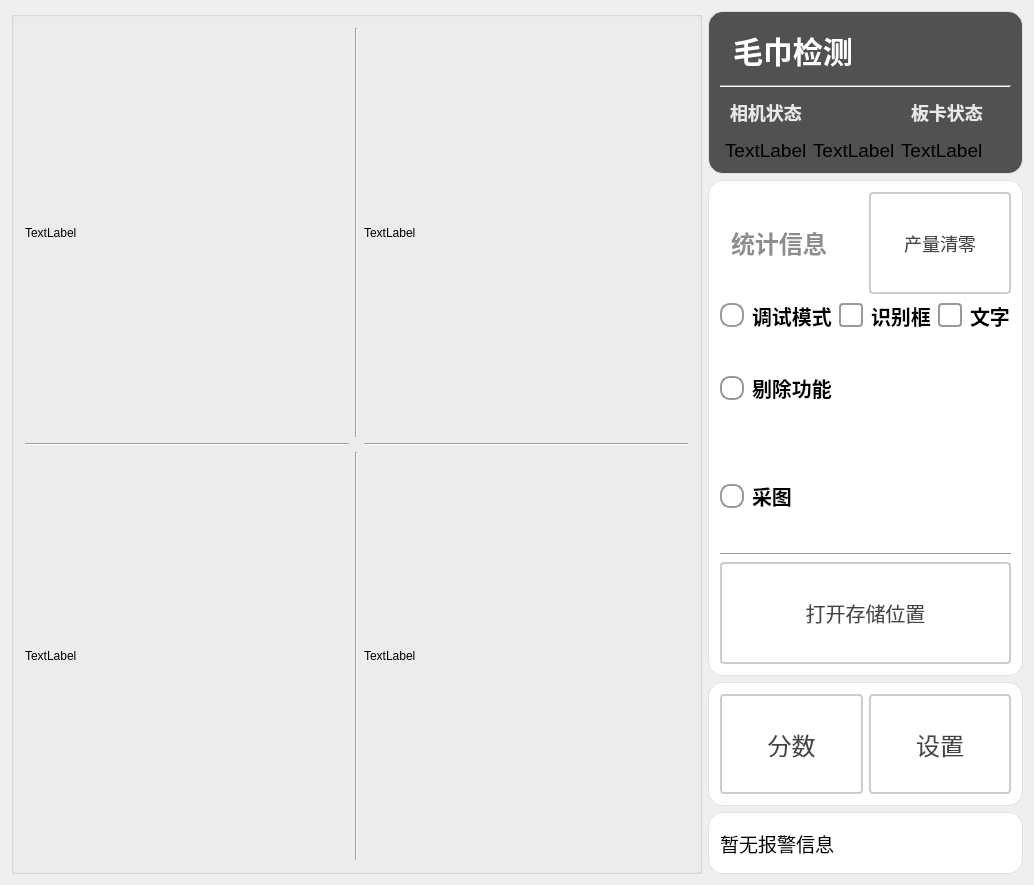
<?xml version="1.0" encoding="UTF-8"?>
<ui version="4.0">
 <class>PunchPressClass</class>
 <widget class="QMainWindow" name="PunchPressClass">
  <property name="geometry">
   <rect>
    <x>0</x>
    <y>0</y>
    <width>1034</width>
    <height>885</height>
   </rect>
  </property>
  <property name="windowTitle">
   <string>PunchPress</string>
  </property>
  <widget class="QWidget" name="centralWidget">
   <layout class="QGridLayout" name="gridLayout_2">
    <item row="0" column="0">
     <layout class="QHBoxLayout" name="horizontalLayout_5" stretch="3,1">
      <item>
       <widget class="QGroupBox" name="gBoix_ImageDisplay">
        <property name="title">
         <string/>
        </property>
        <layout class="QGridLayout" name="gridLayout">
         <item row="2" column="1">
          <widget class="Line" name="line_downDisplay">
           <property name="orientation">
            <enum>Qt::Orientation::Vertical</enum>
           </property>
          </widget>
         </item>
         <item row="0" column="0">
          <widget class="QLabel" name="label_imgDisplay_1">
           <property name="sizePolicy">
            <sizepolicy hsizetype="Expanding" vsizetype="Expanding">
             <horstretch>0</horstretch>
             <verstretch>0</verstretch>
            </sizepolicy>
           </property>
           <property name="maximumSize">
            <size>
             <width>468</width>
             <height>476</height>
            </size>
           </property>
           <property name="text">
            <string>TextLabel</string>
           </property>
          </widget>
         </item>
         <item row="2" column="2">
          <widget class="QLabel" name="label_imgDisplay_4">
           <property name="sizePolicy">
            <sizepolicy hsizetype="Expanding" vsizetype="Expanding">
             <horstretch>0</horstretch>
             <verstretch>0</verstretch>
            </sizepolicy>
           </property>
           <property name="maximumSize">
            <size>
             <width>468</width>
             <height>476</height>
            </size>
           </property>
           <property name="text">
            <string>TextLabel</string>
           </property>
          </widget>
         </item>
         <item row="0" column="1">
          <widget class="Line" name="line_upDisplay">
           <property name="orientation">
            <enum>Qt::Orientation::Vertical</enum>
           </property>
          </widget>
         </item>
         <item row="1" column="2">
          <widget class="Line" name="line_rightDisplay">
           <property name="orientation">
            <enum>Qt::Orientation::Horizontal</enum>
           </property>
          </widget>
         </item>
         <item row="1" column="0">
          <widget class="Line" name="line_leftDisplay">
           <property name="orientation">
            <enum>Qt::Orientation::Horizontal</enum>
           </property>
          </widget>
         </item>
         <item row="2" column="0">
          <widget class="QLabel" name="label_imgDisplay_3">
           <property name="sizePolicy">
            <sizepolicy hsizetype="Expanding" vsizetype="Expanding">
             <horstretch>0</horstretch>
             <verstretch>0</verstretch>
            </sizepolicy>
           </property>
           <property name="maximumSize">
            <size>
             <width>468</width>
             <height>476</height>
            </size>
           </property>
           <property name="text">
            <string>TextLabel</string>
           </property>
          </widget>
         </item>
         <item row="0" column="2">
          <widget class="QLabel" name="label_imgDisplay_2">
           <property name="sizePolicy">
            <sizepolicy hsizetype="Expanding" vsizetype="Expanding">
             <horstretch>0</horstretch>
             <verstretch>0</verstretch>
            </sizepolicy>
           </property>
           <property name="maximumSize">
            <size>
             <width>468</width>
             <height>476</height>
            </size>
           </property>
           <property name="text">
            <string>TextLabel</string>
           </property>
          </widget>
         </item>
        </layout>
       </widget>
      </item>
      <item>
       <layout class="QVBoxLayout" name="vLayout_SideBar" stretch="4,16,4,2">
        <item>
         <widget class="QGroupBox" name="groupBox_head">
          <property name="styleSheet">
           <string notr="true">QGroupBox {
    font-size: 20px;
    font-weight: bold;
    background-color: rgb(81, 81, 81);
    border: 1px solid #e0e0e0;
    border-radius: 2px;
	border-radius: 15px
}

QGroupBox::title {
    subcontrol-origin: margin;
    left: 10px;
    padding: 0 5px;
    color: #2c3e50;
}</string>
          </property>
          <property name="title">
           <string/>
          </property>
          <layout class="QVBoxLayout" name="verticalLayout_3" stretch="2,0,3">
           <item>
            <layout class="QHBoxLayout" name="hLayout_title" stretch="3,2">
             <item>
              <widget class="QLabel" name="label_title">
               <property name="sizePolicy">
                <sizepolicy hsizetype="Expanding" vsizetype="Expanding">
                 <horstretch>0</horstretch>
                 <verstretch>0</verstretch>
                </sizepolicy>
               </property>
               <property name="styleSheet">
                <string notr="true">QLabel {
       font-size: 30px;        
       font-weight: bold;        
       color: rgb(255, 255, 255);         
       padding: 5px 5px;     
       border-bottom: 2px solid #cccccc; 
    }</string>
               </property>
               <property name="text">
                <string>毛巾检测</string>
               </property>
              </widget>
             </item>
             <item>
              <widget class="QPushButton" name="pbtn_exit">
               <property name="sizePolicy">
                <sizepolicy hsizetype="Expanding" vsizetype="Expanding">
                 <horstretch>0</horstretch>
                 <verstretch>0</verstretch>
                </sizepolicy>
               </property>
               <property name="styleSheet">
                <string notr="true">QPushButton {
    color: white;
    border: none;
    border-radius: 5px;
    padding: 8px 16px 8px 36px; 
    font-size: 14px;
    qproperty-icon: url(:/icons/close.png);  
    qproperty-iconSize: 40px 40px;
}

QPushButton:hover {
    background-color: #ff6666;
}

QPushButton:pressed {
    background-color: #cc0000;
}</string>
               </property>
               <property name="text">
                <string/>
               </property>
               <property name="shortcut">
                <string notr="true"/>
               </property>
              </widget>
             </item>
            </layout>
           </item>
           <item>
            <widget class="Line" name="line_2">
             <property name="styleSheet">
              <string notr="true">QLine {
       color: rgb(194, 194, 194);       
    }</string>
             </property>
             <property name="orientation">
              <enum>Qt::Orientation::Horizontal</enum>
             </property>
            </widget>
           </item>
           <item>
            <layout class="QHBoxLayout" name="horizontalLayout_2">
             <item>
              <layout class="QVBoxLayout" name="vLayout_cameraStates" stretch="3,2">
               <item>
                <widget class="QLabel" name="label_cameraStateTitle">
                 <property name="styleSheet">
                  <string notr="true">QLabel {
       font-size: 18px;        
       font-weight: bold;        
       color: rgb(232, 232, 232);         
       padding: 5px 5px;     
       border-bottom: 2px solid #cccccc; 
    }</string>
                 </property>
                 <property name="text">
                  <string>相机状态</string>
                 </property>
                </widget>
               </item>
               <item>
                <layout class="QGridLayout" name="gLayout_cameraStates">
                 <property name="leftMargin">
                  <number>5</number>
                 </property>
                 <item row="0" column="1">
                  <widget class="QLabel" name="label_camera2State">
                   <property name="font">
                    <font>
                     <pointsize>14</pointsize>
                    </font>
                   </property>
                   <property name="text">
                    <string>TextLabel</string>
                   </property>
                  </widget>
                 </item>
                 <item row="0" column="0">
                  <widget class="QLabel" name="label_camera1State">
                   <property name="font">
                    <font>
                     <pointsize>14</pointsize>
                    </font>
                   </property>
                   <property name="text">
                    <string>TextLabel</string>
                   </property>
                  </widget>
                 </item>
                </layout>
               </item>
              </layout>
             </item>
             <item>
              <layout class="QVBoxLayout" name="vLayout_cardState" stretch="3,2">
               <item>
                <widget class="QLabel" name="label_cardStateTitle">
                 <property name="styleSheet">
                  <string notr="true">QLabel {
       font-size: 18px;        
       font-weight: bold;        
       color: rgb(232, 232, 232);         
       padding: 5px 5px;     
       border-bottom: 2px solid #cccccc; 
    }</string>
                 </property>
                 <property name="text">
                  <string>板卡状态</string>
                 </property>
                </widget>
               </item>
               <item>
                <widget class="QLabel" name="label_cardState">
                 <property name="font">
                  <font>
                   <pointsize>14</pointsize>
                  </font>
                 </property>
                 <property name="text">
                  <string>TextLabel</string>
                 </property>
                </widget>
               </item>
              </layout>
             </item>
            </layout>
           </item>
          </layout>
         </widget>
        </item>
        <item>
         <widget class="QGroupBox" name="gBox_infor">
          <property name="styleSheet">
           <string notr="true">QGroupBox {
    font-size: 20px;
    font-weight: bold;
    background-color: rgb(255, 255, 255);
    border: 1px solid #e0e0e0;
    border-radius: 2px;
	border-radius: 15px
}

QGroupBox::title {
    subcontrol-origin: margin;
    left: 10px;
    padding: 0 5px;
    color: #2c3e50;
}</string>
          </property>
          <property name="title">
           <string/>
          </property>
          <layout class="QVBoxLayout" name="verticalLayout" stretch="1,1,1,1,1,1">
           <item>
            <layout class="QHBoxLayout" name="hLayout_info" stretch="1,1">
             <item>
              <widget class="QLabel" name="label_info">
               <property name="styleSheet">
                <string notr="true">QLabel {
       font-size: 24px;        
       font-weight: bold;        
       color:  rgb(141, 141, 141);       
       padding: 5px 5px;     
       border-bottom: 2px solid #cccccc; 
    }</string>
               </property>
               <property name="text">
                <string>统计信息</string>
               </property>
               <property name="alignment">
                <set>Qt::AlignmentFlag::AlignLeading|Qt::AlignmentFlag::AlignLeft|Qt::AlignmentFlag::AlignVCenter</set>
               </property>
              </widget>
             </item>
             <item>
              <widget class="QPushButton" name="pbtn_resetProduct">
               <property name="sizePolicy">
                <sizepolicy hsizetype="Expanding" vsizetype="Expanding">
                 <horstretch>0</horstretch>
                 <verstretch>0</verstretch>
                </sizepolicy>
               </property>
               <property name="styleSheet">
                <string notr="true">QPushButton {
    padding: 6px 14px;
    border: 2px solid #CCC;
    border-radius: 4px;
    background-color: white;
    color: #444;
    font-size: 18px; 
}

QPushButton:hover {
    border-color: #999;
    background-color: #F5F5F5;
}

QPushButton:pressed {
    border-color: #777;
    background-color: #EEE;
}</string>
               </property>
               <property name="text">
                <string>产量清零</string>
               </property>
              </widget>
             </item>
            </layout>
           </item>
           <item>
            <layout class="QHBoxLayout" name="horizontalLayout_4" stretch="1,1,1">
             <item>
              <widget class="QRadioButton" name="rbtn_debug">
               <property name="styleSheet">
                <string notr="true">QRadioButton {
    spacing: 8px;
    font-size: 20px;
    color: #333;
    font-weight: bold;        
    color:  rgb(0, 0, 0);       

}

/* 未选中状态 */
QRadioButton::indicator {
    width: 20px;
    height: 20px;
    border-radius: 10px;
    border: 2px solid #999;
    background: #ffffff;
}

/* 悬停效果 */
QRadioButton::indicator:hover {
    border: 2px solid #666;
}

/* 选中状态 */
QRadioButton::indicator:checked {
    border: 2px solid #2196F3;
}

/* 选中时的内圆 */
QRadioButton::indicator:checked {
    background-color: qradialgradient(
        cx:0.5, cy:0.5,
        radius:0.4,
        fx:0.5, fy:0.5,
        stop:0 #2196F3,
        stop:1 transparent
    );
}

/* 禁用状态 */
QRadioButton::indicator:disabled {
    border: 2px solid #ccc;
    background: #eee;
}

/* 点击动画效果 */
QRadioButton::indicator:pressed {
    border: 2px solid #1565C0;
    background-color: qradialgradient(
        cx:0.5, cy:0.5,
        radius:0.5,
        fx:0.5, fy:0.5,
        stop:0 #BBDEFB,
        stop:1 transparent
    );
}</string>
               </property>
               <property name="text">
                <string>调试模式</string>
               </property>
              </widget>
             </item>
             <item>
              <widget class="QCheckBox" name="ckb_shibiekuang">
               <property name="styleSheet">
                <string notr="true">QCheckBox {
    spacing: 8px;
    font-size: 20px;
    color: #333;
    font-weight: bold;        
    color:  rgb(0, 0, 0);       
}

/* 未选中状态 */
QCheckBox::indicator {
    width: 20px;
    height: 20px;
    border-radius: 4px; /* 方形，圆角可适当调整 */
    border: 2px solid #999;
    background: #ffffff;
}

/* 悬停效果 */
QCheckBox::indicator:hover {
    border: 2px solid #666;
}

/* 选中状态 */
QCheckBox::indicator:checked {
    border: 2px solid #2196F3;
    background-color: qradialgradient(
        cx:0.5, cy:0.5,
        radius:0.4,
        fx:0.5, fy:0.5,
        stop:0 #2196F3,
        stop:1 transparent
    );
}

/* 禁用状态 */
QCheckBox::indicator:disabled {
    border: 2px solid #ccc;
    background: #eee;
}

/* 选中时的文字颜色 */
QCheckBox:checked {
    color: #2196F3;
    font-weight: 500;
}

/* 点击动画效果 */
QCheckBox::indicator:pressed {
    border: 2px solid #1565C0;
    background-color: qradialgradient(
        cx:0.5, cy:0.5,
        radius:0.5,
        fx:0.5, fy:0.5,
        stop:0 #BBDEFB,
        stop:1 transparent
    );
}</string>
               </property>
               <property name="text">
                <string>识别框</string>
               </property>
              </widget>
             </item>
             <item>
              <widget class="QCheckBox" name="ckb_wenzi">
               <property name="styleSheet">
                <string notr="true">QCheckBox {
    spacing: 8px;
    font-size: 20px;
    color: #333;
    font-weight: bold;        
    color:  rgb(0, 0, 0);       
}

/* 未选中状态 */
QCheckBox::indicator {
    width: 20px;
    height: 20px;
    border-radius: 4px; /* 方形，圆角可适当调整 */
    border: 2px solid #999;
    background: #ffffff;
}

/* 悬停效果 */
QCheckBox::indicator:hover {
    border: 2px solid #666;
}

/* 选中状态 */
QCheckBox::indicator:checked {
    border: 2px solid #2196F3;
    background-color: qradialgradient(
        cx:0.5, cy:0.5,
        radius:0.4,
        fx:0.5, fy:0.5,
        stop:0 #2196F3,
        stop:1 transparent
    );
}

/* 禁用状态 */
QCheckBox::indicator:disabled {
    border: 2px solid #ccc;
    background: #eee;
}

/* 选中时的文字颜色 */
QCheckBox:checked {
    color: #2196F3;
    font-weight: 500;
}

/* 点击动画效果 */
QCheckBox::indicator:pressed {
    border: 2px solid #1565C0;
    background-color: qradialgradient(
        cx:0.5, cy:0.5,
        radius:0.5,
        fx:0.5, fy:0.5,
        stop:0 #BBDEFB,
        stop:1 transparent
    );
}</string>
               </property>
               <property name="text">
                <string>文字</string>
               </property>
              </widget>
             </item>
            </layout>
           </item>
           <item>
            <layout class="QHBoxLayout" name="hLayout_remove">
             <item>
              <widget class="QRadioButton" name="rbtn_removeFunc">
               <property name="sizePolicy">
                <sizepolicy hsizetype="Minimum" vsizetype="Minimum">
                 <horstretch>0</horstretch>
                 <verstretch>0</verstretch>
                </sizepolicy>
               </property>
               <property name="styleSheet">
                <string notr="true">QRadioButton {
    spacing: 8px;
    font-size: 20px;
    color: #333;
    font-weight: bold;        
    color:  rgb(0, 0, 0);       

}

/* 未选中状态 */
QRadioButton::indicator {
    width: 20px;
    height: 20px;
    border-radius: 10px;
    border: 2px solid #999;
    background: #ffffff;
}

/* 悬停效果 */
QRadioButton::indicator:hover {
    border: 2px solid #666;
}

/* 选中状态 */
QRadioButton::indicator:checked {
    border: 2px solid #2196F3;
}

/* 选中时的内圆 */
QRadioButton::indicator:checked {
    background-color: qradialgradient(
        cx:0.5, cy:0.5,
        radius:0.4,
        fx:0.5, fy:0.5,
        stop:0 #2196F3,
        stop:1 transparent
    );
}

/* 禁用状态 */
QRadioButton::indicator:disabled {
    border: 2px solid #ccc;
    background: #eee;
}

/* 点击动画效果 */
QRadioButton::indicator:pressed {
    border: 2px solid #1565C0;
    background-color: qradialgradient(
        cx:0.5, cy:0.5,
        radius:0.5,
        fx:0.5, fy:0.5,
        stop:0 #BBDEFB,
        stop:1 transparent
    );
}</string>
               </property>
               <property name="text">
                <string>剔除功能</string>
               </property>
              </widget>
             </item>
            </layout>
           </item>
           <item>
            <widget class="QRadioButton" name="rbtn_takePicture">
             <property name="sizePolicy">
              <sizepolicy hsizetype="Minimum" vsizetype="Minimum">
               <horstretch>0</horstretch>
               <verstretch>0</verstretch>
              </sizepolicy>
             </property>
             <property name="styleSheet">
              <string notr="true">QRadioButton {
    spacing: 8px;
    font-size: 20px;
    color: #333;
    font-weight: bold;        
    color:  rgb(0, 0, 0);       

}

/* 未选中状态 */
QRadioButton::indicator {
    width: 20px;
    height: 20px;
    border-radius: 10px;
    border: 2px solid #999;
    background: #ffffff;
}

/* 悬停效果 */
QRadioButton::indicator:hover {
    border: 2px solid #666;
}

/* 选中状态 */
QRadioButton::indicator:checked {
    border: 2px solid #2196F3;
}

/* 选中时的内圆 */
QRadioButton::indicator:checked {
    background-color: qradialgradient(
        cx:0.5, cy:0.5,
        radius:0.4,
        fx:0.5, fy:0.5,
        stop:0 #2196F3,
        stop:1 transparent
    );
}

/* 禁用状态 */
QRadioButton::indicator:disabled {
    border: 2px solid #ccc;
    background: #eee;
}

/* 点击动画效果 */
QRadioButton::indicator:pressed {
    border: 2px solid #1565C0;
    background-color: qradialgradient(
        cx:0.5, cy:0.5,
        radius:0.5,
        fx:0.5, fy:0.5,
        stop:0 #BBDEFB,
        stop:1 transparent
    );
}</string>
             </property>
             <property name="text">
              <string>采图</string>
             </property>
             <property name="autoExclusive">
              <bool>false</bool>
             </property>
            </widget>
           </item>
           <item>
            <widget class="Line" name="line">
             <property name="orientation">
              <enum>Qt::Orientation::Horizontal</enum>
             </property>
            </widget>
           </item>
           <item>
            <widget class="QPushButton" name="pbtn_openSaveLocation">
             <property name="sizePolicy">
              <sizepolicy hsizetype="Minimum" vsizetype="Minimum">
               <horstretch>0</horstretch>
               <verstretch>0</verstretch>
              </sizepolicy>
             </property>
             <property name="styleSheet">
              <string notr="true">QPushButton {
    padding: 6px 14px;
    border: 2px solid #CCC;
    border-radius: 4px;
    background-color: white;
    color: #444;
    font-size: 20px; 
}

QPushButton:hover {
    border-color: #999;
    background-color: #F5F5F5;
}

QPushButton:pressed {
    border-color: #777;
    background-color: #EEE;
}</string>
             </property>
             <property name="text">
              <string>打开存储位置</string>
             </property>
            </widget>
           </item>
          </layout>
         </widget>
        </item>
        <item>
         <widget class="QGroupBox" name="gBox_set">
          <property name="styleSheet">
           <string notr="true">QGroupBox {
    font-size: 20px;
    font-weight: bold;
    background-color: rgb(255, 255, 255);
    border: 1px solid #e0e0e0;
    border-radius: 2px;
	border-radius: 15px
}

QGroupBox::title {
    subcontrol-origin: margin;
    left: 10px;
    padding: 0 5px;
    color: #2c3e50;
}</string>
          </property>
          <property name="title">
           <string/>
          </property>
          <layout class="QHBoxLayout" name="horizontalLayout_3">
           <item>
            <widget class="QPushButton" name="pbtn_score">
             <property name="sizePolicy">
              <sizepolicy hsizetype="Expanding" vsizetype="Expanding">
               <horstretch>0</horstretch>
               <verstretch>0</verstretch>
              </sizepolicy>
             </property>
             <property name="styleSheet">
              <string notr="true">QPushButton {
    padding: 6px 14px;
    border: 2px solid #CCC;
    border-radius: 4px;
    background-color: white;
    color: #444;
    font-size: 24px; 
}

QPushButton:hover {
    border-color: #999;
    background-color: #F5F5F5;
}

QPushButton:pressed {
    border-color: #777;
    background-color: #EEE;
}</string>
             </property>
             <property name="text">
              <string>分数</string>
             </property>
            </widget>
           </item>
           <item>
            <widget class="QPushButton" name="pbtn_set">
             <property name="sizePolicy">
              <sizepolicy hsizetype="Expanding" vsizetype="Expanding">
               <horstretch>0</horstretch>
               <verstretch>0</verstretch>
              </sizepolicy>
             </property>
             <property name="styleSheet">
              <string notr="true">QPushButton {
    padding: 6px 14px;
    border: 2px solid #CCC;
    border-radius: 4px;
    background-color: white;
    color: #444;
    font-size: 24px; 
}

QPushButton:hover {
    border-color: #999;
    background-color: #F5F5F5;
}

QPushButton:pressed {
    border-color: #777;
    background-color: #EEE;
}</string>
             </property>
             <property name="text">
              <string>设置</string>
             </property>
            </widget>
           </item>
          </layout>
         </widget>
        </item>
        <item>
         <widget class="QGroupBox" name="gBox_warningInfo">
          <property name="styleSheet">
           <string notr="true">QGroupBox {
    font-size: 20px;
    font-weight: bold;
    background-color: rgb(255, 255, 255);
    border: 1px solid #e0e0e0;
    border-radius: 2px;
	border-radius: 15px
}

QGroupBox::title {
    subcontrol-origin: margin;
    left: 10px;
    padding: 0 5px;
    color: #2c3e50;
}</string>
          </property>
          <property name="title">
           <string/>
          </property>
          <layout class="QHBoxLayout" name="horizontalLayout">
           <item>
            <widget class="QLabel" name="label_warningInfo">
             <property name="font">
              <font>
               <pointsize>14</pointsize>
              </font>
             </property>
             <property name="text">
              <string>暂无报警信息</string>
             </property>
            </widget>
           </item>
          </layout>
         </widget>
        </item>
       </layout>
      </item>
     </layout>
    </item>
   </layout>
  </widget>
 </widget>
 <layoutdefault spacing="6" margin="11"/>
 <resources/>
 <connections/>
</ui>
